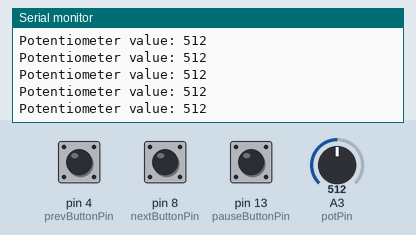
The sketch below on a simulated Arduino Uno, built with avr-gcc and run on an emulated ATmega328P. Shown: the last lines printed to the serial monitor. The inputs (shaded band) are chosen by the test bench; at power-on: pin 4 (prevButtonPin) LOW, A3 (potPin) = 512, pin 8 (nextButtonPin) LOW, pin 13 (pauseButtonPin) LOW.

Above: at 1.2 s.
1.3 s: pin 4 (prevButtonPin) pulled HIGH for 0.15 s
2.9 s: A3 (potPin) set to 1023
At 2.94 s:
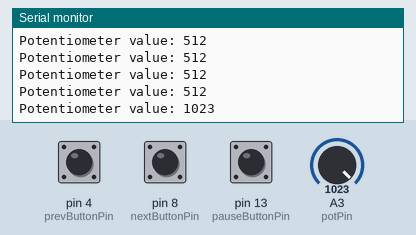
5.9 s: pin 8 (nextButtonPin) pulled HIGH for 0.15 s
7.5 s: pin 13 (pauseButtonPin) pulled HIGH for 0.15 s
10.6 s: A3 (potPin) set to 900
At 10.62 s:
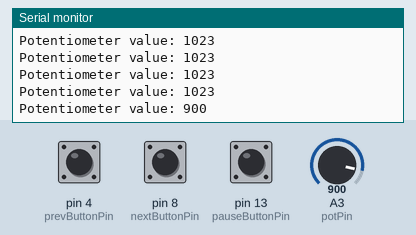
12.1 s: pin 8 (nextButtonPin) pulled HIGH for 1 s
Timing chart, 0 to 15.1 s (numbered marks = the images above; inputs shaded):
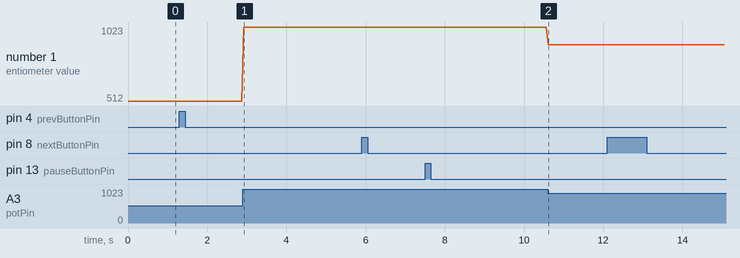

Measured:
- after the input at 2.9 s, the serial monitor: prints a new line at once (image 1)
- after the input at 10.6 s, the serial monitor: prints a new line at once (image 2)
- plotted number 1: 512 → 1023 after the input at 2.9 s, 1023 → 900 after the input at 10.6 s

The sketch:

Input.ino
```cpp
// Button pins
const int prevButtonPin = 4;     // Button for previous song
const int nextButtonPin = 8;     // Button for next song
const int pauseButtonPin = 13;   // Button for play/pause

// Potentiometer pin
const int potPin = A3;           // Potentiometer connected to analog pin A3

// Variables to store button states
int prevButtonState = 0;
int nextButtonState = 0;
int pauseButtonState = 0;
int lastPrevButtonState = 0;
int lastNextButtonState = 0;
int lastPauseButtonState = 0;

// Variables for debouncing using millis
unsigned long lastDebounceTime = 0;  // the last time the button state was changed
unsigned long debounceDelay = 50;     // the debounce time; increase if the button bounces

void setup() {
  // Initialize serial communication
  Serial.begin(9600);

  // Set button pins as input
  pinMode(prevButtonPin, INPUT);
  pinMode(nextButtonPin, INPUT);
  pinMode(pauseButtonPin, INPUT);

  // Initialize potentiometer pin (as INPUT by default)
  pinMode(potPin, INPUT);
}

void loop() {
  // Read the potentiometer value
  int potValue = analogRead(potPin);  // Read the potentiometer value (0-1023)

  // Read the button states
  int currentPrevButtonState = digitalRead(prevButtonPin);
  int currentNextButtonState = digitalRead(nextButtonPin);
  int currentPauseButtonState = digitalRead(pauseButtonPin);

  // Print the potentiometer value
  Serial.print("Potentiometer value: ");
  Serial.println(potValue);

  // Check for previous song button press with debounce
  if (currentPrevButtonState != lastPrevButtonState) {
    lastDebounceTime = millis();  // reset debounce timer
  }
  if ((millis() - lastDebounceTime) > debounceDelay) {
    if (currentPrevButtonState == HIGH) {
      Serial.println("Previous song button pressed.");
    }
  }

  // Check for next song button press with debounce
  if (currentNextButtonState != lastNextButtonState) {
    lastDebounceTime = millis();  // reset debounce timer
  }
  if ((millis() - lastDebounceTime) > debounceDelay) {
    if (currentNextButtonState == HIGH) {
      Serial.println("Next song button pressed.");
    }
  }

  // Check for play/pause button press with debounce
  if (currentPauseButtonState != lastPauseButtonState) {
    lastDebounceTime = millis();  // reset debounce timer
  }
  if ((millis() - lastDebounceTime) > debounceDelay) {
    if (currentPauseButtonState == HIGH) {
      Serial.println("Play/Pause button pressed.");
    }
  }

  // Save the current button states for the next loop
  lastPrevButtonState = currentPrevButtonState;
  lastNextButtonState = currentNextButtonState;
  lastPauseButtonState = currentPauseButtonState;

  // Add a short delay to prevent serial monitor overload
  delay(50);
}
```
